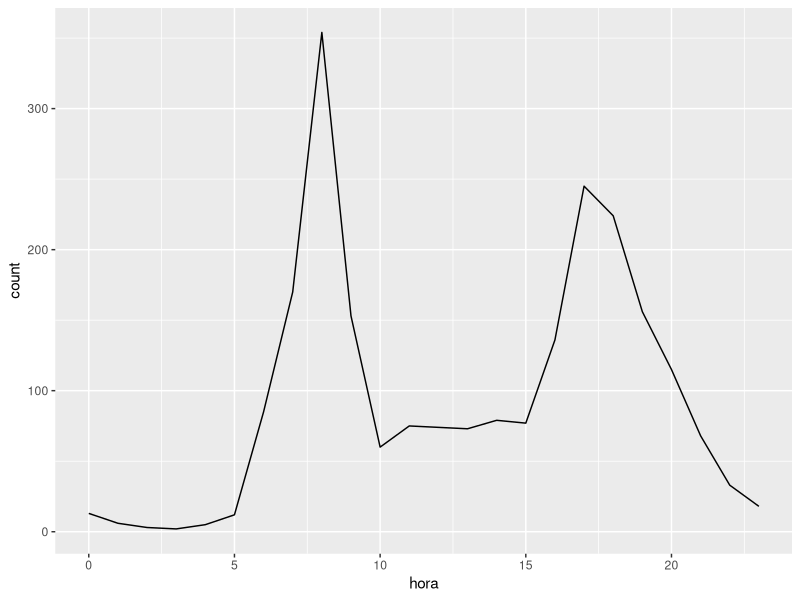
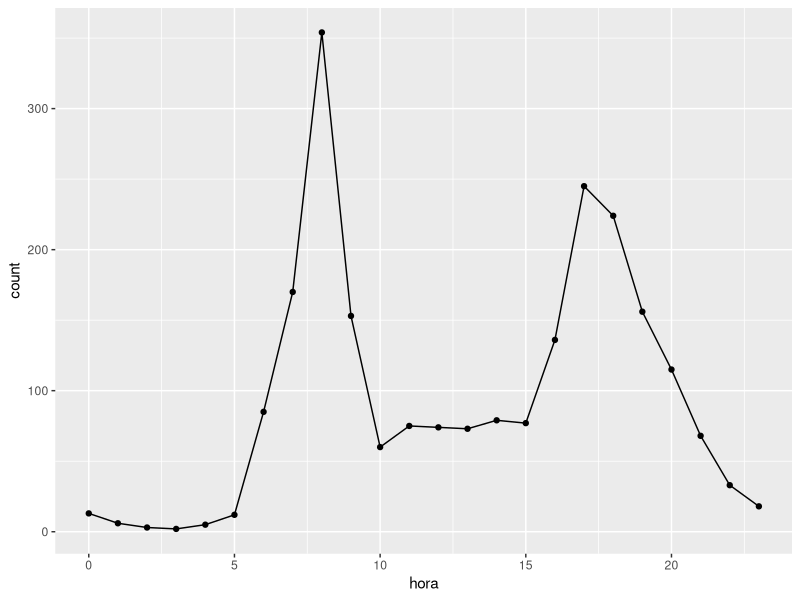
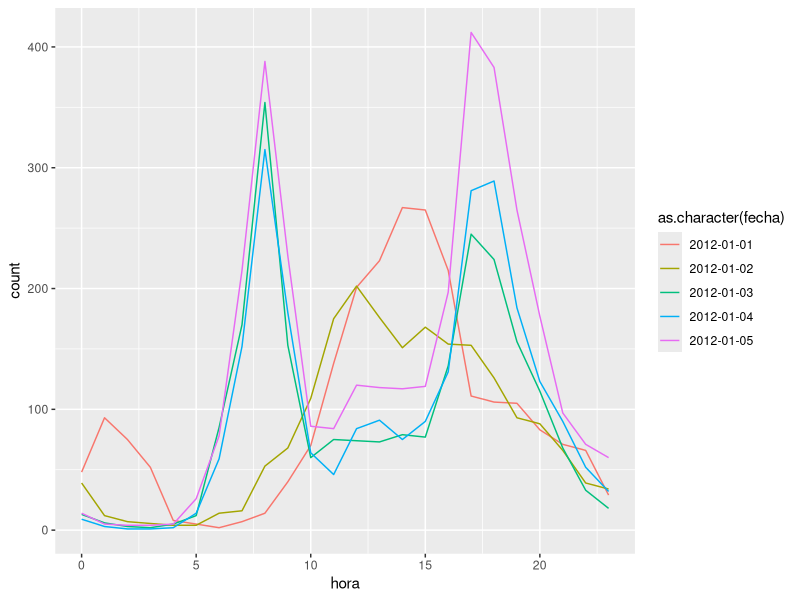
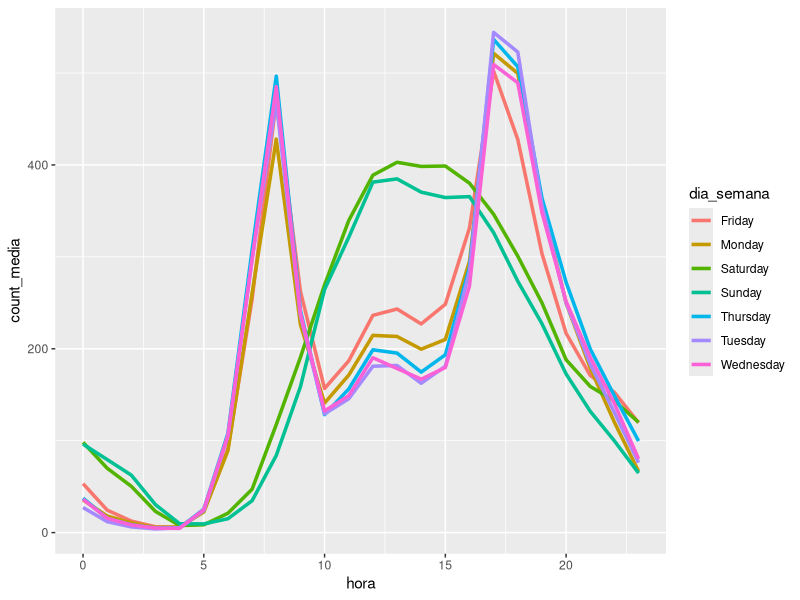
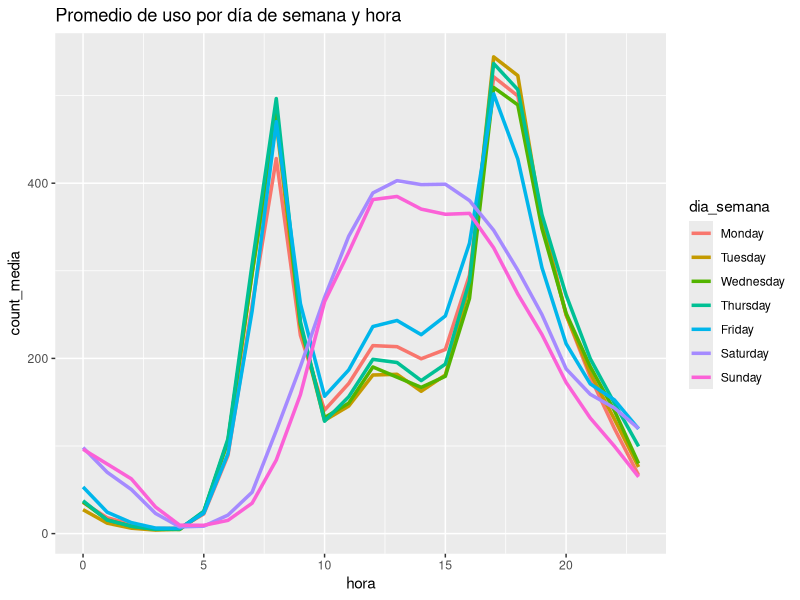
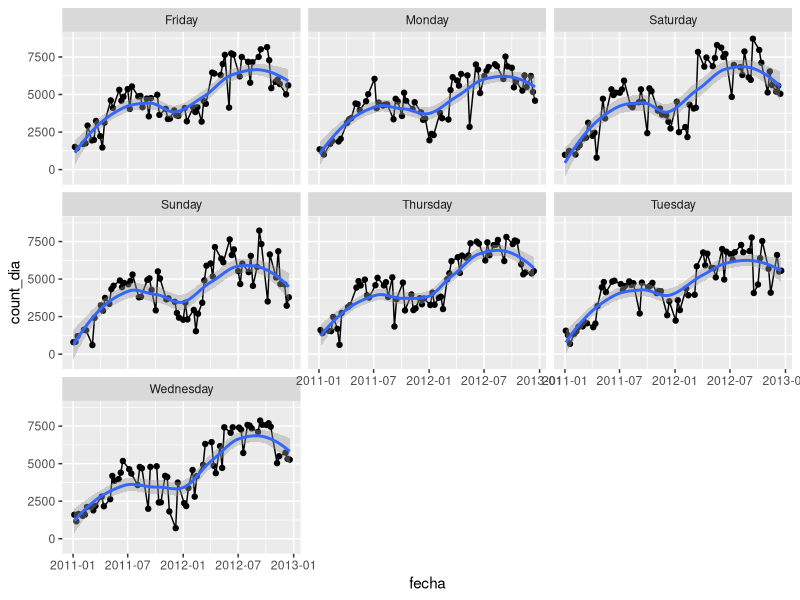
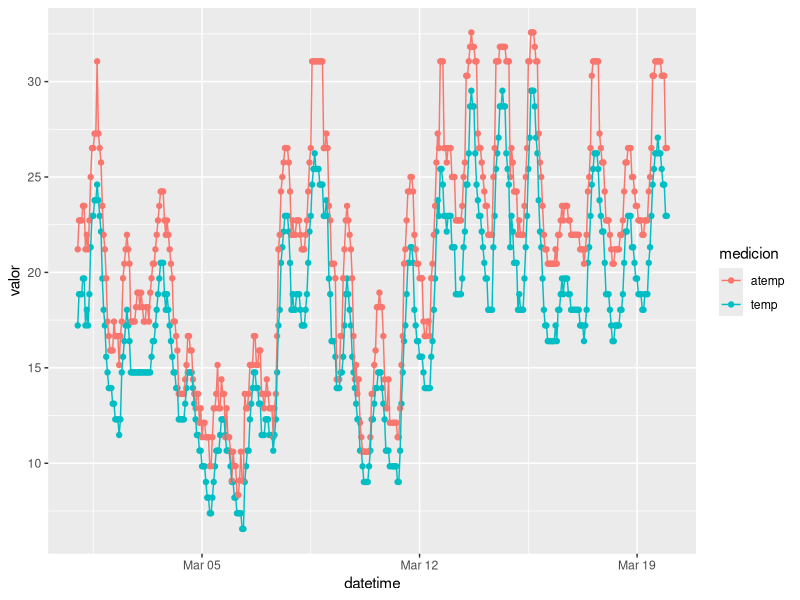

These charts were generated, in order, by the following R code:
## ---- chunk 1
library(readr)
print(read_csv)
## ---- chunk 2
library(lubridate)
library(ggplot2)
library(readr)
library(tidyr)
library(dplyr)
## ---- chunk 3
bikes <- read_csv(file = '../../datos/bike_demand/train_bike.csv', n_max=10)
problems(bikes)
## ---- chunk 4
bikes <- read_csv(file = '../../datos/bike_demand/train_bike.csv', 
                col_types = list('datetime'=col_datetime()))
bikes 
print(bikes, n = 13, width = 180)
## ---- chunk 5
?read_csv
## ---- chunk 6
conteos_hora <- bikes %>% select(datetime, weather_desc, count)
conteos_hora
## ---- chunk 7
bikes_muestra <- sample_n(bikes, 10)
a <- select(.data = bikes_muestra, datetime,  count)
b <- select(bikes_muestra, datetime,  count)
c <- bikes_muestra %>% select(datetime,  count)
all.equal(a, b)
all.equal(b, c)
## ---- chunk 8
9 %>% sqrt
## ---- chunk 9
conteos <- conteos_hora %>% mutate(hora = hour(datetime), fecha = as.Date(datetime))
conteos
## ---- chunk 10
conteos_enero_3 <- conteos %>% filter(fecha == as.Date('2012-01-03'))
conteos_enero_3
## ---- chunk 11
ggplot(conteos_enero_3, aes(x = hora, y = count)) + geom_line() 
ggplot(conteos_enero_3, aes(x = hora, y = count)) + geom_line()  + geom_point()
## ---- chunk 12
conteo_ene <- conteos %>% filter(fecha >= as.Date('2012-01-01'), fecha <= as.Date('2012-01-05'))
ggplot(conteo_ene, aes(x=hora, y=count, colour=as.character(fecha), group=fecha)) + geom_line()
## ---- chunk 13
conteos_dsem <- conteos %>% mutate(dia_semana = weekdays(fecha))
## ---- chunk 14
conteo_agrupada <- conteos_dsem %>% group_by(dia_semana, hora)
conteo_agrupada
media_dia_hora <- conteo_agrupada %>% summarise(count_media = mean(count))
media_dia_hora
## ---- chunk 15
media_dia_hora <- conteos_dsem %>% 
                      group_by(dia_semana, hora) %>%
                      summarise(count_media = mean(count))
media_dia_hora
## ---- chunk 16
ggplot(media_dia_hora, aes(x = hora, y=count_media, colour=dia_semana)) + geom_line(size=1.2)
## ---- chunk 17
media_dia_hora$dia_semana <- factor(media_dia_hora$dia_semana, levels=c('Monday','Tuesday','Wednesday','Thursday','Friday','Saturday','Sunday'))
ggplot(media_dia_hora, aes(x = hora, y=count_media, colour=dia_semana)) + geom_line(size=1.2) +
  ggtitle('Promedio de uso por día de semana y hora')
## ---- chunk 18
conteos_dsem %>% 
  filter(hora == 8) %>%
  group_by(dia_semana) %>%
  summarise(media_count = mean(count))
## ---- chunk 19
conteos_8 <- conteos_dsem %>% filter(hora==8)
print(conteos_8, width = 120)
## ---- chunk 20
conteos_8 %>% 
  group_by(dia_semana) %>%
  mutate(media_count = mean(count))
## ---- chunk 21
indices_8 <- conteos_8 %>% 
  group_by(dia_semana) %>%
  mutate(media_count = mean(count)) %>%
  ungroup() %>%
  mutate(indice = count/media_count)
print(indices_8, width = 120)
## ---- chunk 22
print(arrange(indices_8, indice),n = 10, width = 120)
print(arrange(indices_8, desc(indice)), n =10, width = 120)
## ---- chunk 23
bikes_2 <-bikes %>% 
  mutate(hora = hour(datetime), fecha = as.Date(datetime), dia_sem = weekdays(fecha))
## ---- chunk 24
resumen_dia <- bikes_2 %>% group_by(fecha, dia_sem) %>%
  summarise(count_dia = sum(count)) 
## ---- chunk 25
ggplot(resumen_dia, aes(x=fecha, y=count_dia)) + geom_point() + geom_line() +
  facet_wrap(~dia_sem) + geom_smooth()
## ---- chunk 26
indices_8 <- bikes_2 %>%
  select(fecha, hora, dia_sem, holiday, temp, count, weather_desc) %>%
  filter(hora == 8) %>%
  mutate(año = year(fecha)) %>%
  group_by(dia_sem, año) %>%
  mutate(media = mean(count), indice = count/media)
indices_8 %>% ungroup() %>% arrange(indice) %>% print(n = 20)
indices_8 %>% ungroup() %>% arrange(desc(indice)) %>% print(n = 20)
## ---- chunk 27
dia_temps <- bikes_2 %>% filter(year(fecha)==2012, month(fecha)==3 ) %>%
  select(datetime, fecha, hora, temp, atemp)
dia_temps
## ---- chunk 28
temps_larga <- dia_temps %>%
  gather(medicion, valor, temp:atemp)
head(temps_larga)
tail(temps_larga)
## ---- chunk 29
ggplot(temps_larga, 
       aes(x = datetime, y = valor, colour = medicion, group = medicion)) + 
  geom_point() + geom_line()
